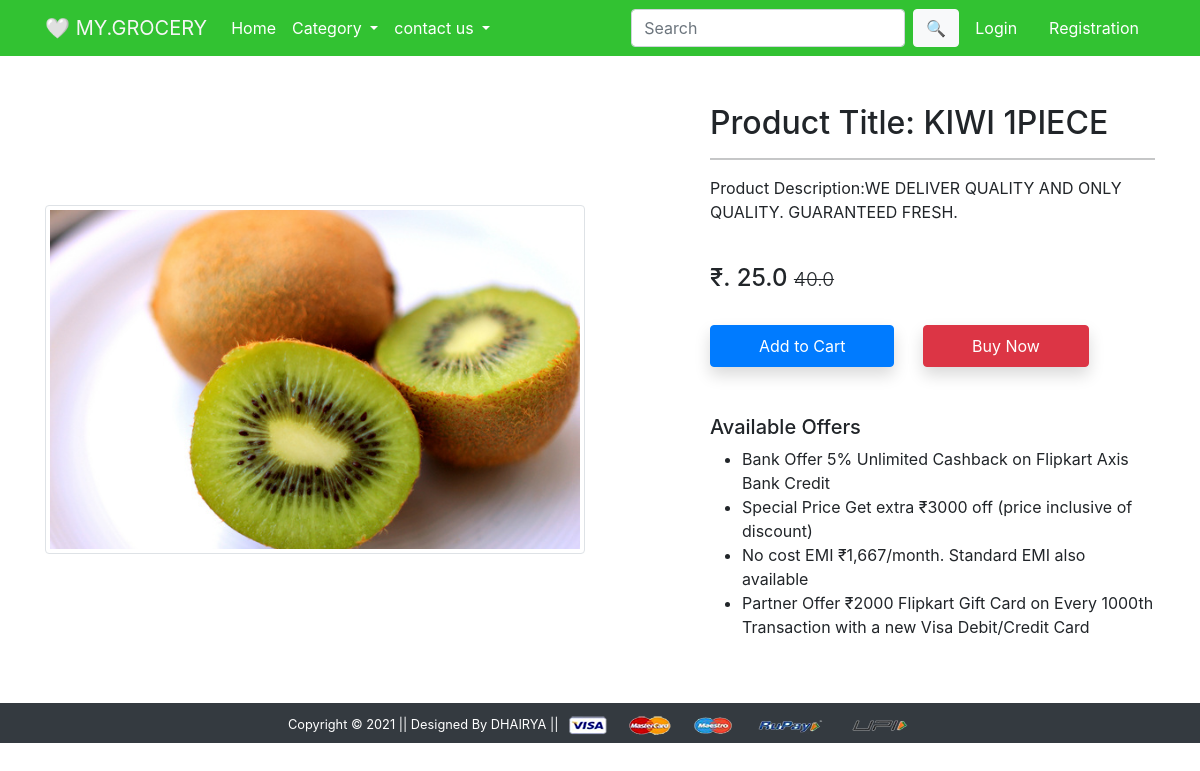
Screenshot of /product-detail/1 with the database file from the repository.
### app/models.py (models this page shows)
class Product(models.Model):
    title = models.CharField(max_length=100)
    selling_price = models.FloatField()
    discounted_price = models.FloatField()
    description = models.TextField()
    brand = models.CharField(max_length=100)
    category = models.CharField( choices=CATEGORY_CHOICES,max_length=2)
    product_image = models.ImageField(upload_to= 'producting' )

### app/views.py (the view)
# urls.py: path('product-detail/<int:pk>', views.ProductDetailView.as_view(), name='product-detail'),
class ProductDetailView(View) :
    def get (self, request, pk) :
        product = Product.objects.get(pk=pk)
        item_already_in_cart = False
        if request.user.is_authenticated:
          item_already_in_cart = Cart.objects.filter (Q(product=product.id) & Q(user=request.user)) . exists()
        return render(request, 'app/productdetail.html', {'product' : product, 'item_already_in_cart' : item_already_in_cart})

### app/templates/app/productdetail.html (shortened to what this page needs)
{% extends 'app/base.html' %}
{% load static %}
{% block main-content %}
<div class="container my-5">
 <div class="row">
  <div class="col-sm-6 text-center align-self-center">
   <img src="{{product.product_image.url}}" alt="" class="img-fluid img-thumbnail">
  </div>
  <div class="col-sm-5 offset-sm-1">
   <h2>Product Title: {{product.title}}</h2>
   <hr>
   <p>Product Description:{{product.description}}</p> <br>
   <h4>₹. {{product.discounted_price}} <small class="fw-light text-decoration-line-through">{{product.selling_price}}</small></h4> <br>
    {% if not request.user.is_authenticated %}
        <form action="/add-to-cart" class="d-inline">
        <button type="submit" class="btn btn-primary shadow px-5 py-2">Add to Cart</button>
        </form>
    {% endif %}
   <a href="{% url 'checkout' %}" class="btn btn-danger shadow px-5 py-2 ms-4">Buy Now</a>
   <h5 class="mt-5">Available Offers</h5>
   <ul>
    <li>Bank Offer 5% Unlimited Cashback on Flipkart Axis Bank Credit</li>
    <li>Special Price Get extra ₹3000 off (price inclusive of discount)</li>
    <li>No cost EMI ₹1,667/month. Standard EMI also available</li>
    <li>Partner Offer ₹2000 Flipkart Gift Card on Every 1000th Transaction with a new Visa Debit/Credit Card</li>
   </ul>
  </div>
 </div>
</div>
{% endblock main-content %}

### rows the page displays
Product: product_image (picture), title "KIWI 1PIECE", description "WE DELIVER QUALITY AND ONLY QUALITY. GUARANTEED FRESH.", discounted_price "25.0", selling_price "40.0"
